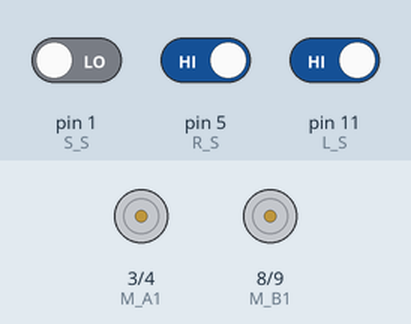
Bench run of a sketch on a simulated Arduino Uno, built with avr-gcc and run on an emulated ATmega328P. On the bench: motor-driver pin pairs drawn as motors (green arrow = first pin HIGH = forward, orange = second pin HIGH = backward, longer = more drive). The test bench sets the inputs (shaded band); at power-on: pin 5 (R_S) HIGH, pin 1 (S_S) LOW, pin 11 (L_S) HIGH.

Above: at 1.4 s.
1.5 s: pin 5 (R_S) driven LOW
At 2.7 s:
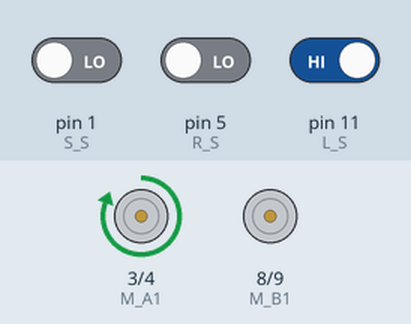
3.0 s: pin 1 (S_S) driven HIGH
At 4.1 s:
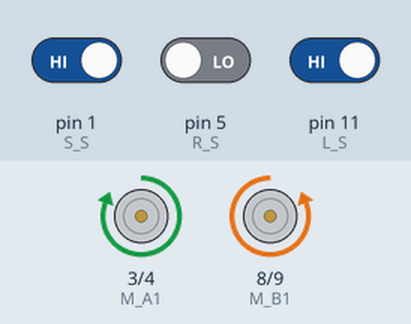
4.5 s: pin 11 (L_S) driven LOW
At 5.2 s:
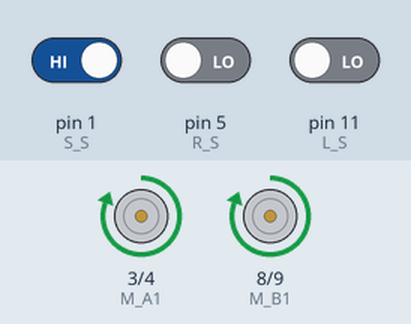
6.0 s: pin 5 (R_S) driven HIGH
At 6.4 s:
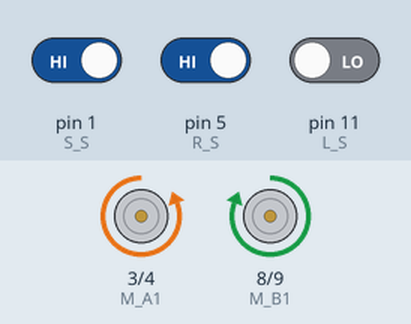
7.5 s: pin 1 (S_S) driven LOW
At 8.7 s:
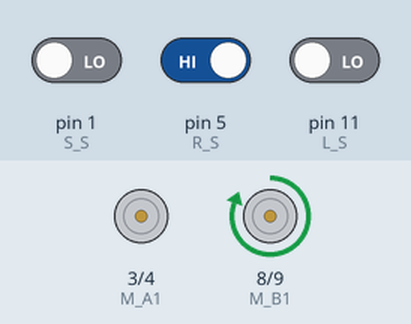
Timing chart, 0 to 10.0 s (numbered marks = the images above; inputs shaded):
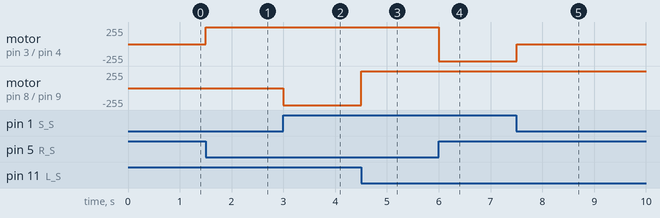

Measured:
- after the input at 1.5 s, motor on pin 3 (M_A1) / pin 4 (M_A2): stopped → forward 255/255 at once
- after the input at 3.0 s, motor on pin 8 (M_B1) / pin 9 (M_B2): stopped → backward 255/255 at once
- after the input at 4.5 s, motor on pin 8 (M_B1) / pin 9 (M_B2): backward 255/255 → forward 255/255 at once
- after the input at 6.0 s, motor on pin 3 (M_A1) / pin 4 (M_A2): forward 255/255 → backward 255/255 at once
- after the input at 7.5 s, motor on pin 3 (M_A1) / pin 4 (M_A2): backward 255/255 → stopped at once

The sketch:

line_follower.ino
```cpp
// Line Follower Robot

int M_A1 = 3; //motor a = +
int M_A2 = 4; //motor a = -
int M_B1 = 8; //motor b = -
int M_B2 = 9; //motor b = +
int R_S = 5; //sincer R
int S_S =  1; //sincer S
int L_S =  11; //sincer L

void setup()
{
pinMode(M_B1, OUTPUT);
pinMode(M_B2, OUTPUT);
pinMode(M_A1, OUTPUT);
pinMode(M_A2, OUTPUT);
pinMode(L_S, INPUT);
pinMode(S_S, INPUT);
pinMode(R_S, INPUT);
delay(200);
}
void loop()
{
if ((digitalRead(L_S) == 0)&&(digitalRead(S_S) ==1)&&(digitalRead(R_S) == 0)){forword();}
if ((digitalRead(L_S) == 1)&&(digitalRead(S_S) == 1)&&(digitalRead(R_S) == 0)){SturnLeft();}
if ((digitalRead(L_S) == 1)&&(digitalRead(S_S) ==0)&&(digitalRead(R_S) == 0)) {turnLeft();}
if ((digitalRead(L_S) ==0)&&(digitalRead(S_S) == 1)&&(digitalRead(R_S) == 1)){SturnRight();}
if ((digitalRead(L_S) == 0)&&(digitalRead(S_S) == 0)&&(digitalRead(R_S) == 1)){turnRight();}
if ((digitalRead(L_S) == 1)&&(digitalRead(S_S) == 1)&&(digitalRead(R_S) == 1)){Stop();}
}
void forword(){
digitalWrite(M_A1, HIGH);
digitalWrite(M_A2, LOW);
digitalWrite(M_B1, HIGH);
digitalWrite(M_B2, LOW);
}
void SturnRight(){
digitalWrite(M_A1, LOW);
digitalWrite(M_A2, HIGH);
digitalWrite(M_B1, HIGH);
digitalWrite(M_B2, LOW);
}
void turnRight(){
digitalWrite(M_A1, LOW);
digitalWrite(M_A2, LOW);
digitalWrite(M_B1, HIGH);
digitalWrite(M_B2, LOW);
}
void SturnLeft(){
digitalWrite(M_A1, HIGH);
digitalWrite(M_A2, LOW);
digitalWrite(M_B1, LOW);
digitalWrite(M_B2, HIGH);
}
void turnLeft(){
digitalWrite(M_A1, HIGH);
digitalWrite(M_A2, LOW);
digitalWrite(M_B1, LOW);
digitalWrite(M_B2, LOW);
}
void Stop(){
digitalWrite(M_A1, LOW);
digitalWrite(M_A2, LOW);
digitalWrite(M_B1, LOW);
digitalWrite(M_B2, LOW);
}
```
